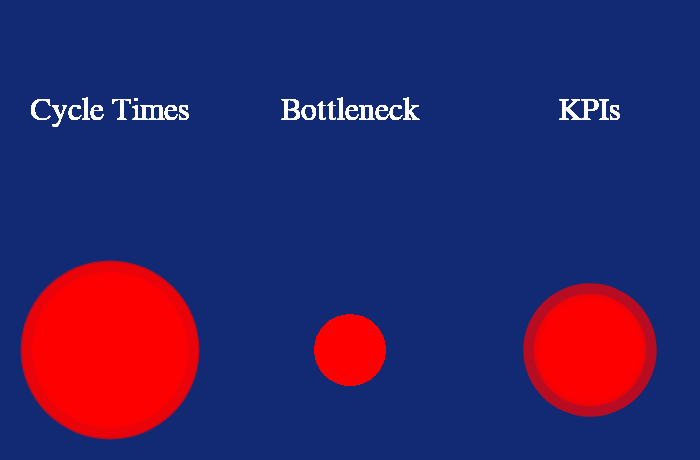

This figure's notebook cell:
### Code cell
getConfigs(alt.hconcat(
    getOverview("totalCycleTime", "Cycle Times"), getOverview("partCount", "Bottleneck"), getOverview("changeTime", "KPIs"),
    data=pd.read_json("./simulation/CycleTimes.json")
))

### Figure 1 — Vega-Lite specification as saved in the notebook (floating-point values rounded to 4 significant figures; data arrays with more than 128 entries replaced by an {"elided": "..."} marker saying what was removed)
{"config": {"view": {"continuousWidth": 400, "continuousHeight": 300, "height": 100, "strokeWidth": 0, "width": 100}, "axis": {"labelAngle": -45, "labelColor": "white", "titleColor": "white"}, "background": "#122973", "header": {"labelColor": "#122973", "labelFontSize": 14, "titleColor": "#122973", "titleFontSize": 14}, "legend": {"disable": true, "labelColor": "white", "padding": 1, "strokeColor": "white", "tickCount": 2, "titleColor": "white"}}, "hconcat": [{"vconcat": [{"mark": {"type": "text", "fill": "white"}, "encoding": {"size": {"value": 16}, "text": {"value": "Cycle Times"}}}, {"layer": [{"mark": {"type": "circle", "fill": "red"}, "encoding": {"size": {"field": "totalCycleTime", "scale": {"range": [800, 8000]}, "type": "quantitative"}, "text": {"value": "Cycle Times"}}}, {"mark": {"type": "text", "fill": "white"}, "encoding": {"opacity": {"value": 0}, "text": {"aggregate": "mean", "field": "totalCycleTime", "format": ".4", "type": "quantitative"}}}]}]}, {"vconcat": [{"mark": {"type": "text", "fill": "white"}, "encoding": {"size": {"value": 16}, "text": {"value": "Bottleneck"}}}, {"layer": [{"mark": {"type": "circle", "fill": "red"}, "encoding": {"size": {"field": "partCount", "scale": {"range": [800, 8000]}, "type": "quantitative"}, "text": {"value": "Bottleneck"}}}, {"mark": {"type": "text", "fill": "white"}, "encoding": {"opacity": {"value": 0}, "text": {"aggregate": "mean", "field": "partCount", "format": ".4", "type": "quantitative"}}}]}]}, {"vconcat": [{"mark": {"type": "text", "fill": "white"}, "encoding": {"size": {"value": 16}, "text": {"value": "KPIs"}}}, {"layer": [{"mark": {"type": "circle", "fill": "red"}, "encoding": {"size": {"field": "changeTime", "scale": {"range": [800, 8000]}, "type": "quantitative"}, "text": {"value": "KPIs"}}}, {"mark": {"type": "text", "fill": "white"}, "encoding": {"opacity": {"value": 0}, "text": {"aggregate": "mean", "field": "changeTime", "format": ".4", "type": "quantitative"}}}]}]}], "data": {"name": "data-ea20f6cb3dcd68d7976aba92cd2622f0"}, "transform": [{"lookup": "station", "from": {"data": {"name": "data-bd8c2dbfb08199f21072a0feba019264"}, "key": "station", "fields": ["shiftIdentifier", "locationId", "validFrom", "validTo", "oee", "oeeSetpoint", "availability", "efficiency", "quality", "fpy", "fpySetPoint", "partCount", "partCountSetPoint", "countNIO", "productivity", "station"]}}, {"filter": "datum.station == 260"}], "$schema": "https://vega.github.io/schema/vega-lite/v4.17.0.json", "datasets": {"data-ea20f6cb3dcd68d7976aba92cd2622f0": {"elided": "887 records"}, "data-bd8c2dbfb08199f21072a0feba019264": {"elided": "369 records"}}}
